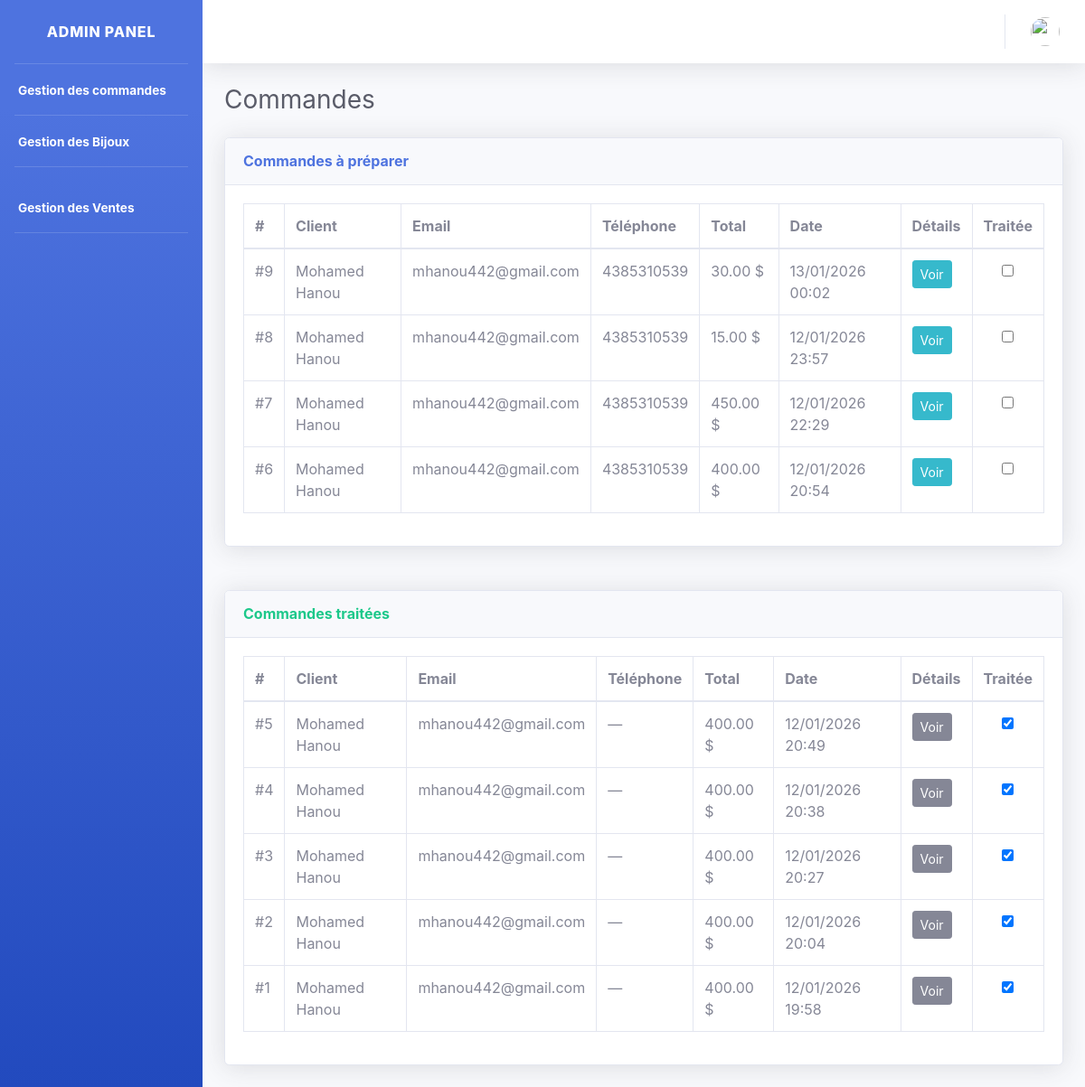
Screenshot of /gestion/orders/ (signed in) with the database file from the repository.
### gestion/models.py (models this page shows, shortened)
class Order(models.Model):
    email = models.EmailField()
    first_name = models.CharField(max_length=100)
    last_name = models.CharField(max_length=100)
    address = models.CharField(max_length=255)
    city = models.CharField(max_length=100)
    postal_code = models.CharField(max_length=20)
    country = models.CharField(max_length=50, default="Canada")
    total = models.DecimalField(max_digits=10, decimal_places=2, default=Decimal("0.00"))
    stripe_session_id = models.CharField(max_length=255, unique=True)
    paid = models.BooleanField(default=False)
    phone = models.CharField(max_length=30, blank=True)
    is_treated = models.BooleanField(default=False)
    created = models.DateTimeField(auto_now_add=True)

### gestion/views.py (the view)
# urls.py: path("orders/", views.orders_dashboard, name="orders"),
@login_required
def orders_dashboard(request):
    active_orders = Order.objects.filter(is_treated=False).order_by("-created")
    treated_orders = Order.objects.filter(is_treated=True).order_by("-created")
    context = {
        "active_orders": active_orders,
        "treated_orders": treated_orders,
    }
    return render(request, "admin/orders.html", context)

### myapp/templates/admin/orders.html (shortened to what this page needs)
{% extends 'admin_base.html' %}
{% load static %}
{% block content %}
<div class="container-fluid">
    <h1 class="h3 mb-4 text-gray-800">Commandes</h1>
    <div class="card shadow mb-5">
        <div class="card-header py-3">
            <h6 class="m-0 font-weight-bold text-primary">
                Commandes à préparer
            </h6>
        </div>
        <div class="card-body">
            <div class="table-responsive">
                <table class="table table-bordered" width="100%" cellspacing="0">
                    <thead>
                        <tr>
                        <th>#</th>
                        <th>Client</th>
                        <th>Email</th>
                        <th>Téléphone</th>
                        <th>Total</th>
                        <th>Date</th>
                        <th>Détails</th>
                        <th>Traitée</th>
                    </tr>
                    </thead>
                    <tbody>
                        {% for order in active_orders %}
                        <tr>
                            <td>#{{ order.id }}</td>
                            <td>{{ order.first_name }} {{ order.last_name }}</td>
                            <td>{{ order.email }}</td>
                            <td>{{ order.phone|default:"—" }}</td>
                            <td>{{ order.total }} $</td>
                            <td>{{ order.created|date:"d/m/Y H:i" }}</td>
                            <td>
                                <a href="{% url 'order_detail' order.id %}"
                                   class="btn btn-sm btn-info">
                                    Voir
                                </a>
                            </td>
                            <td class="text-center">
                                <form method="POST" action="{% url 'order_toggle' order.id %}">
                                    <input
                                        type="checkbox"
                                        onchange="this.form.submit()"
                                        title="Marquer comme traitée"
                                    >
                                </form>
                            </td>
                        </tr>
                        {% empty %}
                        <tr>
                            <td colspan="7" class="text-center text-muted">
                                Aucune commande en attente
                            </td>
                        </tr>
                        {% endfor %}
                    </tbody>
                </table>
            </div>
        </div>
    </div>
    <div class="card shadow mb-4">
        <div class="card-header py-3">
            <h6 class="m-0 font-weight-bold text-success">
                Commandes traitées
            </h6>
        </div>
        <div class="card-body">
            <div class="table-responsive">
                <table class="table table-bordered" width="100%" cellspacing="0">
                    <thead>
                        <tr>
                            <th>#</th>
                            <th>Client</th>
                            <th>Email</th>
                            <th>Téléphone</th>
                            <th>Total</th>
                            <th>Date</th>
                            <th>Détails</th>
                            <th>Traitée</th>
                        </tr>
                    </thead>
                    <tbody>
                        {% for order in treated_orders %}
                        <tr>
                            <td>#{{ order.id }}</td>
                            <td>{{ order.first_name }} {{ order.last_name }}</td>
                            <td>{{ order.email }}</td>
                            <td>{{ order.phone|default:"—" }}</td>
                            <td>{{ order.total }} $</td>
                            <td>{{ order.created|date:"d/m/Y H:i" }}</td>
                            <td>
                                <a href="{% url 'order_detail' order.id %}"
                                   class="btn btn-sm btn-secondary">
                                    Voir
                                </a>
                            </td>
                            <td class="text-center">
                                <form method="POST" action="{% url 'order_toggle' order.id %}">
                                    <input
                                        type="checkbox"
                                        checked
                                        onchange="this.form.submit()"
                                        title="Marquer comme traitée"
                                    >
                                </form>
                            </td>
                        </tr>
                        {% empty %}
                        <tr>
                            <td colspan="6" class="text-center text-muted">
                                Aucune commande traitée
                            </td>
                        </tr>
                        {% endfor %}
                    </tbody>
                </table>
            </div>
        </div>
    </div>
</div>
{% endblock %}

### rows the page displays
Order: id "9", first_name "Mohamed", last_name "Hanou", email "mhanou442@gmail.com", phone "4385310539", total "30.00", created "13/01/2026 00:02"
Order: id "8", first_name "Mohamed", last_name "Hanou", email "mhanou442@gmail.com", phone "4385310539", total "15.00", created "12/01/2026 23:57"
Order: id "7", first_name "Mohamed", last_name "Hanou", email "mhanou442@gmail.com", phone "4385310539", total "450.00", created "12/01/2026 22:29"
Order: id "6", first_name "Mohamed", last_name "Hanou", email "mhanou442@gmail.com", phone "4385310539", total "400.00", created "12/01/2026 20:54"
Order: id "5", first_name "Mohamed", last_name "Hanou", email "mhanou442@gmail.com", phone "—", total "400.00", created "12/01/2026 20:49"
Order: id "4", first_name "Mohamed", last_name "Hanou", email "mhanou442@gmail.com", phone "—", total "400.00", created "12/01/2026 20:38"
Order: id "3", first_name "Mohamed", last_name "Hanou", email "mhanou442@gmail.com", phone "—", total "400.00", created "12/01/2026 20:27"
Order: id "2", first_name "Mohamed", last_name "Hanou", email "mhanou442@gmail.com", phone "—", total "400.00", created "12/01/2026 20:04"
Order: id "1", first_name "Mohamed", last_name "Hanou", email "mhanou442@gmail.com", phone "—", total "400.00", created "12/01/2026 19:58"
